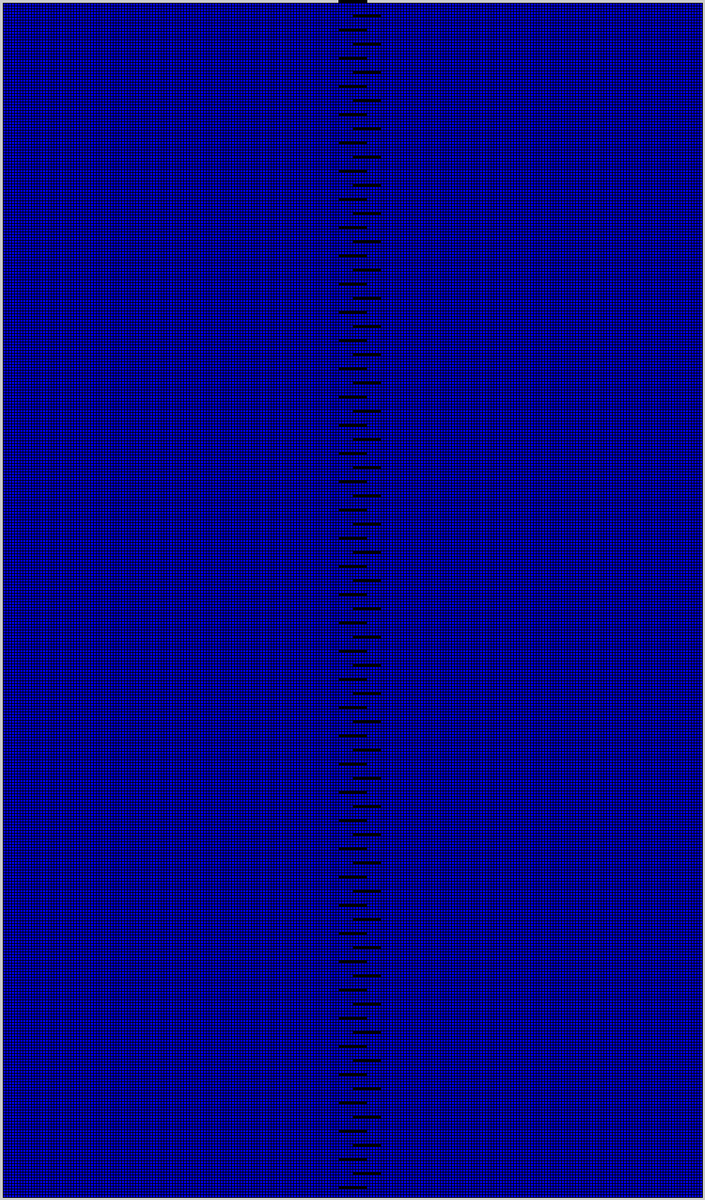
Frame 1 (no input)
Frame 60 (the mouse pressed at the canvas centre just before this capture): identical to frame 1, image omitted
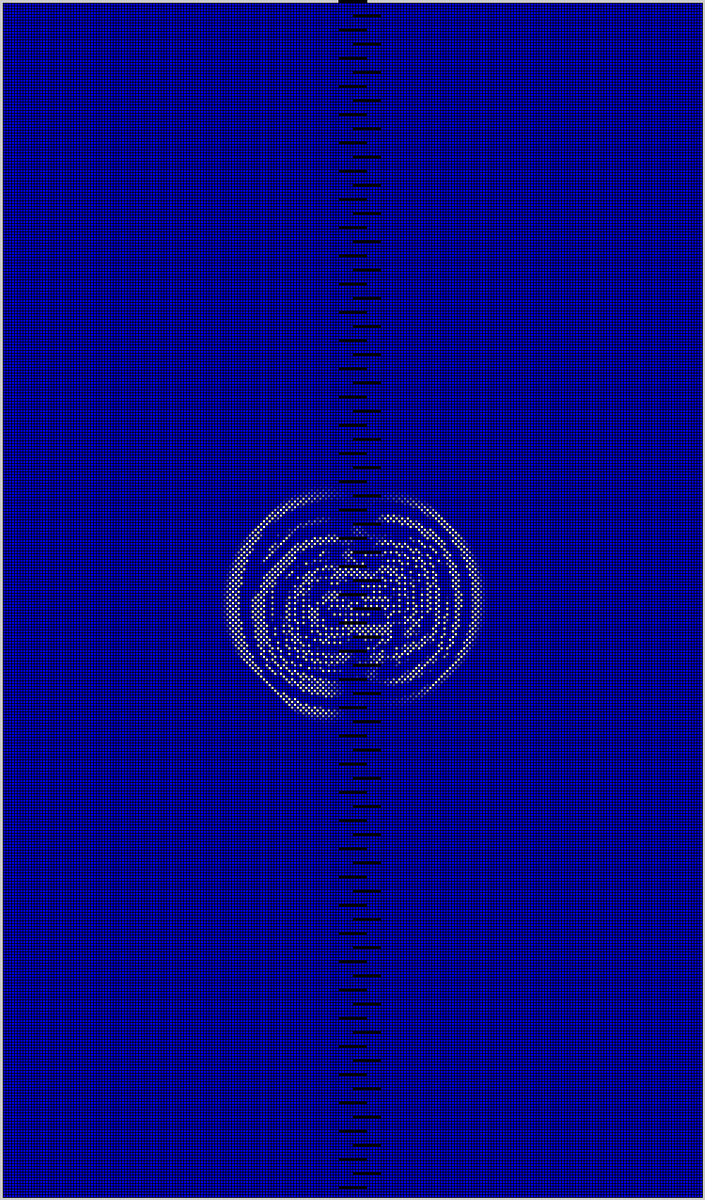
Frame 120 (the mouse held since frame 60 and released just before this capture)

The Processing sketch that drew these frames (run headless with seeded random() and noise(); from frame 60 on, the mouse is pressed at the canvas centre):

// Processing sketch: WaterRipples
// ── WaterRipples.pde

int cols;
int rows;
float[][] current;
float[][] previous;
float res = 4;
float dampening = 0.9999;

void setup() {
  size(1000, 1700);
  cols = int(width/res);
  rows = int(height/res);
  current = new float[cols][rows];
  previous = new float[cols][rows];
}

void mousePressed() {
  previous[int(mouseX/res)][int(mouseY/res)] = 50000;
}

void draw() {
  //background(0, 0, 255);
  //frameRate(20);
  for (int i = 1; i < cols-1; i++) {
    for (int j = 1; j < rows-1; j++) {
      current[i][j] = (
        previous[i-1][j] + 
        previous[i+1][j] +
        previous[i][j-1] + 
        previous[i][j+1]
        ) / 2
        - current[i][j];
      current[i][j] *= dampening;
      int index = i + j * cols;
      fill(current[i][j], current[i][j], 255);
      rect(i*res, j*res, res, res);
    }
  }
  obstacles();
  float[][] temp = previous;
  previous = current;
  current = temp;
}

void obstacles() {
  for (int i = cols / 2 - 5; i < cols / 2 + 5; i++) {
    for (int j = 0; j < rows-1; j+=10) {
      previous[i][j] = 0;
      current[i][j] = 0;
      fill(0);
      rect(i*res, j*res, res, res);
    }
  }
  for (int i = cols / 2; i < cols / 2 + 10; i++) {
    for (int j = 5; j < rows-1; j+=10) {
      previous[i][j] = 0;
      current[i][j] = 0;
      fill(0);
      rect(i*res, j*res, res, res);
    }
  }
}
